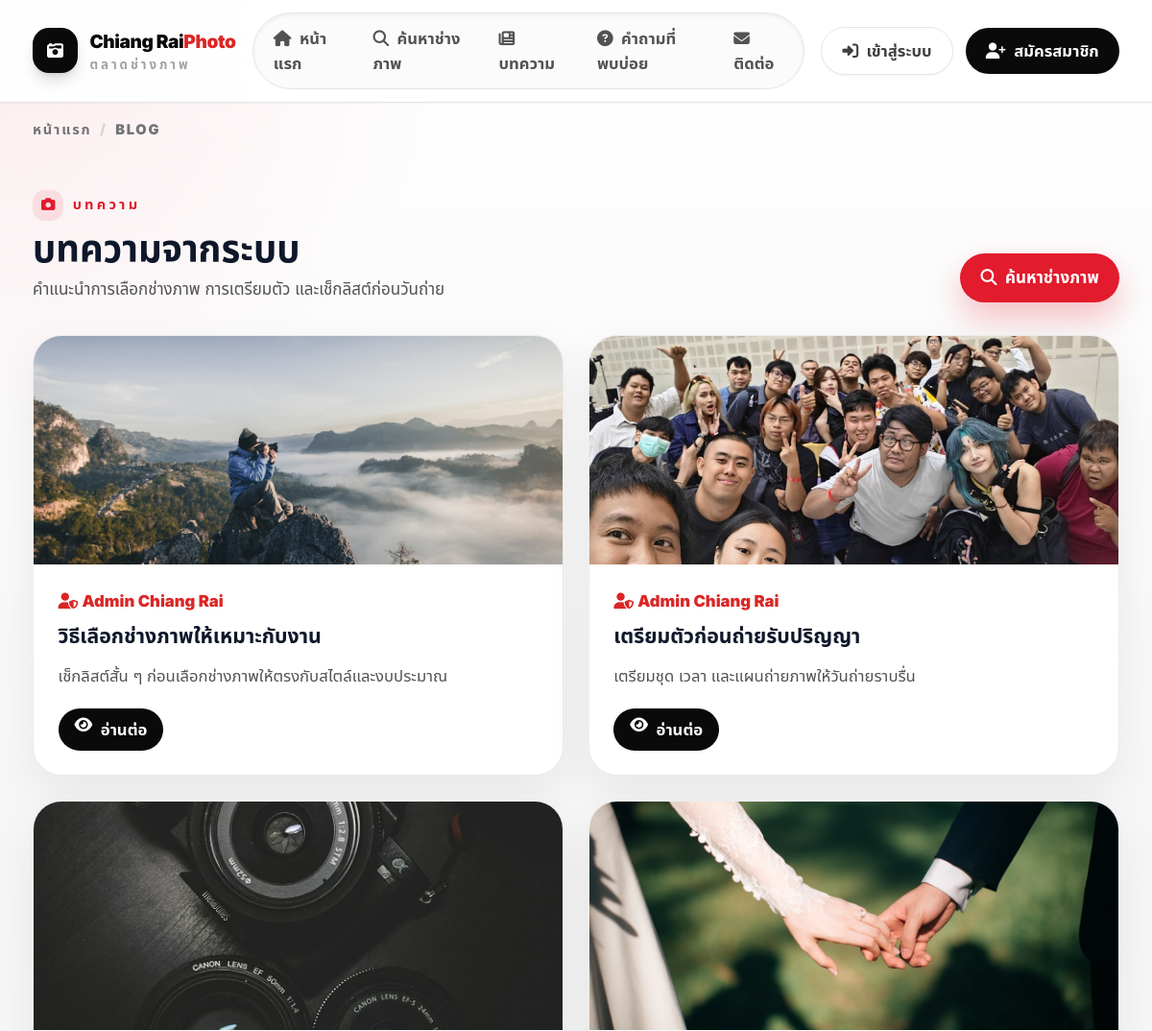
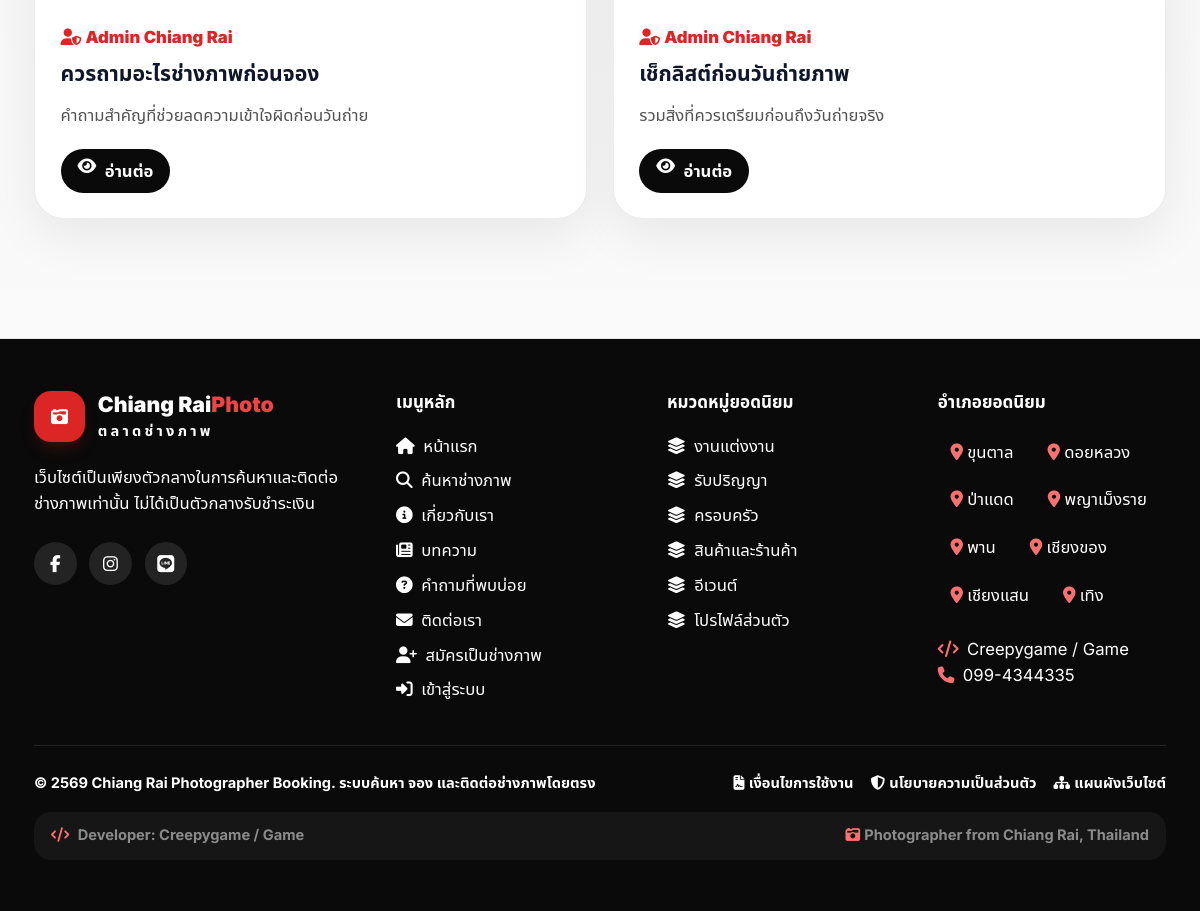
Screenshot of /blog.php with the database file from the repository (2 pictures, top to bottom).
### tables this page shows
CREATE TABLE blogs (
  id INT UNSIGNED AUTO_INCREMENT PRIMARY KEY,
  admin_id INT UNSIGNED NOT NULL,
  title VARCHAR(220) NOT NULL,
  slug VARCHAR(240) NOT NULL,
  cover_image VARCHAR(255) NULL,
  excerpt TEXT NULL,
  content MEDIUMTEXT NOT NULL,
  status ENUM('draft','published','hidden') NOT NULL DEFAULT 'draft',
  published_at DATETIME NULL,
  created_at TIMESTAMP NULL DEFAULT CURRENT_TIMESTAMP,
  updated_at TIMESTAMP NULL DEFAULT CURRENT_TIMESTAMP ON UPDATE CURRENT_TIMESTAMP,
  deleted_at DATETIME NULL,
  UNIQUE KEY uk_blogs_slug (slug),
  KEY idx_blogs_admin (admin_id),
  KEY idx_blogs_status (status, published_at),
  CONSTRAINT fk_blogs_admin FOREIGN KEY (admin_id) REFERENCES users(id)
);

CREATE TABLE users (
  id INT UNSIGNED AUTO_INCREMENT PRIMARY KEY,
  role_id INT UNSIGNED NOT NULL,
  name VARCHAR(150) NOT NULL,
  email VARCHAR(190) NOT NULL,
  phone VARCHAR(50) NULL,
  password VARCHAR(255) NOT NULL,
  avatar VARCHAR(255) NULL,
  status ENUM('active','pending','suspended') NOT NULL DEFAULT 'active',
  email_verified_at DATETIME NULL,
  last_login_at DATETIME NULL,
  remember_token VARCHAR(100) NULL,
  created_at TIMESTAMP NULL DEFAULT CURRENT_TIMESTAMP,
  updated_at TIMESTAMP NULL DEFAULT CURRENT_TIMESTAMP ON UPDATE CURRENT_TIMESTAMP,
  deleted_at DATETIME NULL,
  UNIQUE KEY uk_users_email (email),
  KEY idx_users_role (role_id),
  KEY idx_users_status (status),
  CONSTRAINT fk_users_role FOREIGN KEY (role_id) REFERENCES roles(id)
);

CREATE TABLE service_categories (
  id INT UNSIGNED AUTO_INCREMENT PRIMARY KEY,
  name VARCHAR(120) NOT NULL,
  slug VARCHAR(160) NOT NULL,
  icon VARCHAR(80) NULL,
  description TEXT NULL,
  is_active TINYINT(1) NOT NULL DEFAULT 1,
  sort_order INT NOT NULL DEFAULT 0,
  created_at TIMESTAMP NULL DEFAULT CURRENT_TIMESTAMP,
  updated_at TIMESTAMP NULL DEFAULT CURRENT_TIMESTAMP ON UPDATE CURRENT_TIMESTAMP,
  UNIQUE KEY uk_service_categories_slug (slug),
  KEY idx_service_categories_active (is_active, sort_order)
);

CREATE TABLE districts (
  id INT UNSIGNED AUTO_INCREMENT PRIMARY KEY,
  province_name VARCHAR(100) NOT NULL DEFAULT 'เชียงราย',
  district_name VARCHAR(100) NOT NULL,
  latitude DECIMAL(10,7) NOT NULL,
  longitude DECIMAL(10,7) NOT NULL,
  is_active TINYINT(1) NOT NULL DEFAULT 1,
  created_at TIMESTAMP NULL DEFAULT CURRENT_TIMESTAMP,
  updated_at TIMESTAMP NULL DEFAULT CURRENT_TIMESTAMP ON UPDATE CURRENT_TIMESTAMP,
  UNIQUE KEY uk_district_name (province_name, district_name),
  KEY idx_district_active (is_active)
);

CREATE TABLE settings (
  id INT UNSIGNED AUTO_INCREMENT PRIMARY KEY,
  setting_key VARCHAR(120) NOT NULL,
  setting_value TEXT NULL,
  created_at TIMESTAMP NULL DEFAULT CURRENT_TIMESTAMP,
  updated_at TIMESTAMP NULL DEFAULT CURRENT_TIMESTAMP ON UPDATE CURRENT_TIMESTAMP,
  UNIQUE KEY uk_settings_key (setting_key)
);

### config/database.php (called while the page is built, shortened)
<?php
function db(): PDO
{
    static $pdo = null;
    if ($pdo instanceof PDO) {
        return $pdo;
    }
    $dsn = 'mysql:host=' . DB_HOST . ';dbname=' . DB_NAME . ';charset=' . DB_CHARSET;
    $pdo = new PDO($dsn, DB_USER, DB_PASS, [
        PDO::ATTR_ERRMODE => PDO::ERRMODE_EXCEPTION,
        PDO::ATTR_DEFAULT_FETCH_MODE => PDO::FETCH_ASSOC,
        PDO::ATTR_EMULATE_PREPARES => false,
    ]);
    return $pdo;
}

### blog.php (the view, shortened to what this page needs)
<?php
require_once __DIR__ . '/includes/functions.php';
$blogs = db_fetch_all('SELECT b.*, u.name AS admin_name
                       FROM blogs b
                       JOIN users u ON u.id = b.admin_id
                       WHERE b.status = "published" AND b.deleted_at IS NULL
                       ORDER BY b.published_at DESC, b.created_at DESC');
include __DIR__ . '/includes/header.php';
?>
<section class="stock-shell px-4 py-12 sm:px-6 lg:px-8">
    <div class="flex flex-wrap items-end justify-between gap-4">
        <div>
            <p class="section-kicker">บทความ</p>
            <h1 class="mt-2 text-4xl font-black">บทความจากระบบ</h1>
            <p class="mt-2 text-neutral-600">คำแนะนำการเลือกช่างภาพ การเตรียมตัว และเช็กลิสต์ก่อนวันถ่าย</p>
        </div>
        <div class="flex flex-wrap gap-3">
            <a href="/photographers.php" class="stock-button rounded-full px-5 py-3 font-black"><i class="fa-solid fa-magnifying-glass mr-2"></i>ค้นหาช่างภาพ</a>
        </div>
    </div>
    <div class="mt-8 grid gap-6 md:grid-cols-2 xl:grid-cols-3">
        <?php foreach ($blogs as $blog): ?>
            <article class="stock-card stock-card-hover rounded-[1.75rem]">
                <img class="h-56 w-full object-cover" src="<?= h(public_image($blog['cover_image'], '/assets/uploads/seed/photo-1492691527719-9d1e07e534b4.jpg')) ?>" alt="">
                <div class="p-6">
                    <p class="text-sm font-black text-red-600"><i class="fa-solid fa-user-shield mr-1"></i><?= h($blog['admin_name']) ?></p>
                    <h2 class="mt-2 text-xl font-black"><?= h($blog['title']) ?></h2>
                    <p class="mt-3 line-clamp-3 text-sm leading-7 text-neutral-600"><?= h($blog['excerpt']) ?></p>
                    <?= clean_context_button('/blog_detail.php', ['slug' => $blog['slug']], '<i class="fa-solid fa-eye mr-2"></i>อ่านต่อ', 'mt-5 inline-flex rounded-full bg-neutral-950 px-4 py-2 text-sm font-black text-white hover:bg-red-600') ?>
                </div>
            </article>
        <?php endforeach; ?>
    </div>
</section>
<?php include __DIR__ . '/includes/footer.php'; ?>

### includes/functions.php (shortened to what this page needs)
<?php
require_once __DIR__ . '/../config/database.php';
function h($value): string
{
    return htmlspecialchars((string)$value, ENT_QUOTES, 'UTF-8');
}
function clean_context_path(?string $path = null): string
{
    $parsedPath = parse_url($path, PHP_URL_PATH);
    return $parsedPath;
}
function clean_context_inputs(array $params): string
{
    $html = '<input type="hidden" name="__context_nav" value="1">';
    $html .= csrf_field();
    foreach ($params as $key => $value) {
        $html .= '<input type="hidden" name="' . h($key) . '" value="' . h($value) . '">';
    }
    return $html;
}
function clean_context_button(string $path, array $params, string $content, string $buttonClass = '', string $formClass = 'inline', string $formAttrs = ''): string
{
    return '<form method="post" action="' . h(clean_context_path($path)) . '" class="' . h($formClass) . '" ' . $formAttrs . '>'
        . clean_context_inputs($params)
        . '<button type="submit" class="' . h($buttonClass) . '">' . $content . '</button>'
        . '</form>';
}
function setting(string $key, string $default = ''): string
{
    $stmt = db()->prepare('SELECT setting_value FROM settings WHERE setting_key = ? LIMIT 1');
    $stmt->execute([$key]);
    $value = $stmt->fetchColumn();
    return $value === false ? $default : (string)$value;
}
function db_fetch_all(string $sql, array $params = []): array
{
    $stmt = db()->prepare($sql);
    $stmt->execute($params);
    return $stmt->fetchAll();
}
function public_image(?string $path, string $fallback): string
{
    return '/assets/uploads/' . ltrim($path, '/');
}
function current_be_year(): int
{
    return (int)date('Y') + 543;
}

### includes/footer.php (shortened to what this page needs)
<?php
$footerRequestUri = '/';
if (isset($_SERVER['REQUEST_URI'])) {
    $footerRequestUri = $_SERVER['REQUEST_URI'];
}
$footerPath = parse_url($footerRequestUri, PHP_URL_PATH);
$footerIsContactPage = $footerPath === '/contact.php';
?>
</main>
<?php
$footerCategories = db_fetch_all('SELECT id, name, slug FROM service_categories WHERE is_active = 1 ORDER BY sort_order, name LIMIT 6');
$footerDistricts = db_fetch_all('SELECT district_name FROM districts WHERE is_active = 1 ORDER BY district_name LIMIT 8');
?>
<footer class="mt-16 border-t border-neutral-200 bg-neutral-950 text-white">
    <div class="stock-shell px-4 py-12 sm:px-6 lg:px-8">
        <div class="grid gap-10 lg:grid-cols-[1.4fr_1fr_1fr_1fr]">
            <div>
                <div class="flex items-center gap-3">
                    <div class="grid h-12 w-12 place-items-center rounded-2xl bg-red-600 text-white shadow-lg shadow-red-900/30">
                        <i class="fa-solid fa-camera-retro"></i>
                    </div>
                    <div>
                        <div class="text-xl font-black text-white">Chiang Rai<span class="text-red-500">Photo</span></div>
                        <p class="text-xs font-black uppercase tracking-[0.22em] text-white/38">ตลาดช่างภาพ</p>
                    </div>
                </div>
                <p class="mt-5 max-w-md text-sm leading-7 text-white/62"><?= h(PAYMENT_DISCLAIMER) ?></p>
                <div class="mt-6 flex gap-3">
                    <a href="#" class="grid h-10 w-10 place-items-center rounded-full bg-white/10 text-white hover:bg-red-600"><i class="fa-brands fa-facebook-f"></i></a>
                    <a href="#" class="grid h-10 w-10 place-items-center rounded-full bg-white/10 text-white hover:bg-red-600"><i class="fa-brands fa-instagram"></i></a>
                    <a href="#" class="grid h-10 w-10 place-items-center rounded-full bg-white/10 text-white hover:bg-red-600"><i class="fa-brands fa-line"></i></a>
                </div>
            </div>
            <div>
                <div class="font-black text-white">เมนูหลัก</div>
                <div class="mt-4 grid gap-2 text-sm text-white/62">
                    <a href="/index.php" class="hover:text-red-400"><i class="fa-solid fa-home mr-2"></i>หน้าแรก</a>
                    <a href="/photographers.php" class="hover:text-red-400"><i class="fa-solid fa-magnifying-glass mr-2"></i>ค้นหาช่างภาพ</a>
                    <a href="/about.php" class="hover:text-red-400"><i class="fa-solid fa-circle-info mr-2"></i>เกี่ยวกับเรา</a>
                    <a href="/blog.php" class="hover:text-red-400"><i class="fa-solid fa-newspaper mr-2"></i>บทความ</a>
                    <a href="/faq.php" class="hover:text-red-400"><i class="fa-solid fa-circle-question mr-2"></i>คำถามที่พบบ่อย</a>
                    <a href="/contact.php" class="hover:text-red-400"><i class="fa-solid fa-envelope mr-2"></i>ติดต่อเรา</a>
                    <?= clean_context_button('/register.php', ['role' => 'photographer'], '<i class="fa-solid fa-user-plus mr-2"></i>สมัครเป็นช่างภาพ', 'text-left hover:text-red-400') ?>
                    <a href="/login.php" class="hover:text-red-400"><i class="fa-solid fa-right-to-bracket mr-2"></i>เข้าสู่ระบบ</a>
                </div>
            </div>
            <div>
                <div class="font-black text-white">หมวดหมู่ยอดนิยม</div>
                <div class="mt-4 grid gap-2 text-sm text-white/62">
                    <?php foreach ($footerCategories as $category): ?>
                        <?= clean_context_button('/photographers.php', ['category_id' => (int)$category['id']], '<i class="fa-solid fa-layer-group mr-2"></i>' . h($category['name']), 'text-left hover:text-red-400') ?>
                    <?php endforeach; ?>
                </div>
            </div>
            <div>
                <div class="font-black text-white">อำเภอยอดนิยม</div>
                <div class="mt-4 flex flex-wrap gap-2 text-sm text-white/62">
                    <?php foreach ($footerDistricts as $district): ?>
                        <span class="rounded-full bg-white/8 px-3 py-1.5"><i class="fa-solid fa-location-dot mr-1 text-red-400"></i><?= h($district['district_name']) ?></span>
                    <?php endforeach; ?>
                </div>
                <?php if (!$footerIsContactPage): ?>
                    <div class="mt-5 text-sm leading-7 text-white/62">
                        <button type="button" data-developer-modal-open class="text-left transition hover:text-red-400">
                            <i class="fa-solid fa-code mr-2 text-red-400"></i>Creepygame / Game
                        </button>
                        <p><i class="fa-solid fa-phone mr-2 text-red-400"></i>099-4344335</p>
                    </div>
                <?php endif; ?>
            </div>
        </div>
        <div class="mt-10 flex flex-wrap justify-between gap-4 border-t border-white/10 pt-6 text-xs font-bold text-white/42">
            <span>© <?= current_be_year() ?> <?= h(setting('site_name', APP_NAME)) ?>. ระบบค้นหา จอง และติดต่อช่างภาพโดยตรง</span>
            <span class="flex flex-wrap gap-4">
                <a href="/terms.php" class="hover:text-red-400"><i class="fa-solid fa-file-contract mr-1"></i>เงื่อนไขการใช้งาน</a>
                <a href="/privacy.php" class="hover:text-red-400"><i class="fa-solid fa-shield-halved mr-1"></i>นโยบายความเป็นส่วนตัว</a>
                <a href="/sitemap.php" class="hover:text-red-400"><i class="fa-solid fa-sitemap mr-1"></i>แผนผังเว็บไซต์</a>
            </span>
        </div>
        <?php if (!$footerIsContactPage): ?>
            <div class="mt-4 flex flex-wrap items-center justify-between gap-3 rounded-2xl bg-white/5 px-4 py-3 text-xs font-bold text-white/50">
                <button type="button" data-developer-modal-open class="transition hover:text-red-400">
                    <i class="fa-solid fa-code mr-2 text-red-400"></i>Developer: Creepygame / Game
                </button>
                <span><i class="fa-solid fa-camera-retro mr-1 text-red-400"></i>Photographer from Chiang Rai, Thailand</span>
            </div>
        <?php endif; ?>
    </div>
</footer>
</body>
</html>

### rows the page displays
blogs: cover_image (picture), admin.name "Admin Chiang Rai", title "วิธีเลือกช่างภาพให้เหมาะกับงาน", excerpt "เช็กลิสต์สั้น ๆ ก่อนเลือกช่างภาพให้ตรงกับสไตล์และงบประมาณ", content "อ่านต่อ"
blogs: cover_image (picture), admin.name "Admin Chiang Rai", title "เตรียมตัวก่อนถ่ายรับปริญญา", excerpt "เตรียมชุด เวลา และแผนถ่ายภาพให้วันถ่ายราบรื่น", content "อ่านต่อ"
blogs: cover_image (picture), admin.name "Admin Chiang Rai", title "ควรถามอะไรช่างภาพก่อนจอง", excerpt "คำถามสำคัญที่ช่วยลดความเข้าใจผิดก่อนวันถ่าย", content "อ่านต่อ"
blogs: cover_image (picture), admin.name "Admin Chiang Rai", title "เช็กลิสต์ก่อนวันถ่ายภาพ", excerpt "รวมสิ่งที่ควรเตรียมก่อนถึงวันถ่ายจริง", content "อ่านต่อ"
service_categories: content "งานแต่งงาน"
service_categories: content "รับปริญญา"
service_categories: content "ครอบครัว"
service_categories: content "สินค้าและร้านค้า"
service_categories: content "อีเวนต์"
service_categories: content "โปรไฟล์ส่วนตัว"
districts: district_name "ขุนตาล"
districts: district_name "ดอยหลวง"
districts: district_name "ป่าแดด"
districts: district_name "พญาเม็งราย"
districts: district_name "พาน"
districts: district_name "เชียงของ"
districts: district_name "เชียงแสน"
districts: district_name "เทิง"
settings: setting_value "Chiang Rai Photographer Booking"

### other values shown
$label "BLOG"
PAYMENT_DISCLAIMER "เว็บไซต์เป็นเพียงตัวกลางในการค้นหาและติดต่อช่างภาพเท่านั้น ไม่ได้เป็นตัวกลางรับชำระเงิน"
$content "สมัครเป็นช่างภาพ"
current_be_year() "2569"
